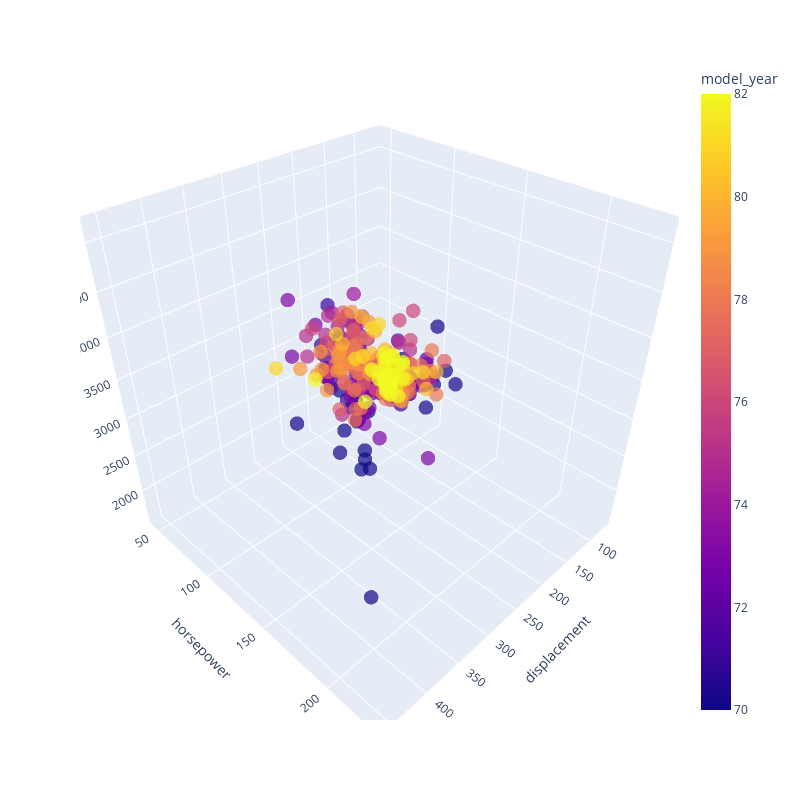

The notebook cell saved with this chart:
### Markdown cell above
We can even push to 4 features using a 3D scatter plot and a colorbar: 

````{dropdown} Click to see the code
:open: false
```python
fig = px.scatter_3d(mpg, x="displacement", 
                    y="horsepower", 
                    z="weight", 
                    color="model_year",
                    width=800, height=800, 
                    opacity=.7)
fig.update_traces(marker=dict(size=5))
```
````

### Code cell
fig = px.scatter_3d(mpg, x="displacement", 
                    y="horsepower", 
                    z="weight", 
                    color="model_year",
                    width=800, height=800, 
                    opacity=.7)
fig.update_traces(marker=dict(size=5))

### Figure 1 — Plotly figure (JSON) as saved in the notebook; plotly's stock layout.template omitted (floating-point values rounded to 4 significant figures; data arrays with more than 128 entries replaced by an {"elided": "..."} marker saying what was removed)
{"data": [{"hovertemplate": "displacement=%{x}<br>horsepower=%{y}<br>weight=%{z}<br>model_year=%{marker.color}<extra></extra>", "legendgroup": "", "marker": {"color": {"elided": "392 int values"}, "coloraxis": "coloraxis", "opacity": 0.7, "size": 5, "symbol": "circle"}, "mode": "markers", "name": "", "scene": "scene", "showlegend": false, "type": "scatter3d", "x": {"elided": "392 float values"}, "y": {"elided": "392 float values"}, "z": {"elided": "392 int values"}}], "layout": {"coloraxis": {"colorbar": {"title": {"text": "model_year"}}, "colorscale": [[0, "#0d0887"], [0.1111, "#46039f"], [0.2222, "#7201a8"], [0.3333, "#9c179e"], [0.4444, "#bd3786"], [0.5556, "#d8576b"], [0.6667, "#ed7953"], [0.7778, "#fb9f3a"], [0.8889, "#fdca26"], [1, "#f0f921"]]}, "height": 800, "legend": {"tracegroupgap": 0}, "margin": {"t": 60}, "scene": {"domain": {"x": [0, 1], "y": [0, 1]}, "xaxis": {"title": {"text": "displacement"}}, "yaxis": {"title": {"text": "horsepower"}}, "zaxis": {"title": {"text": "weight"}}}, "width": 800}}
